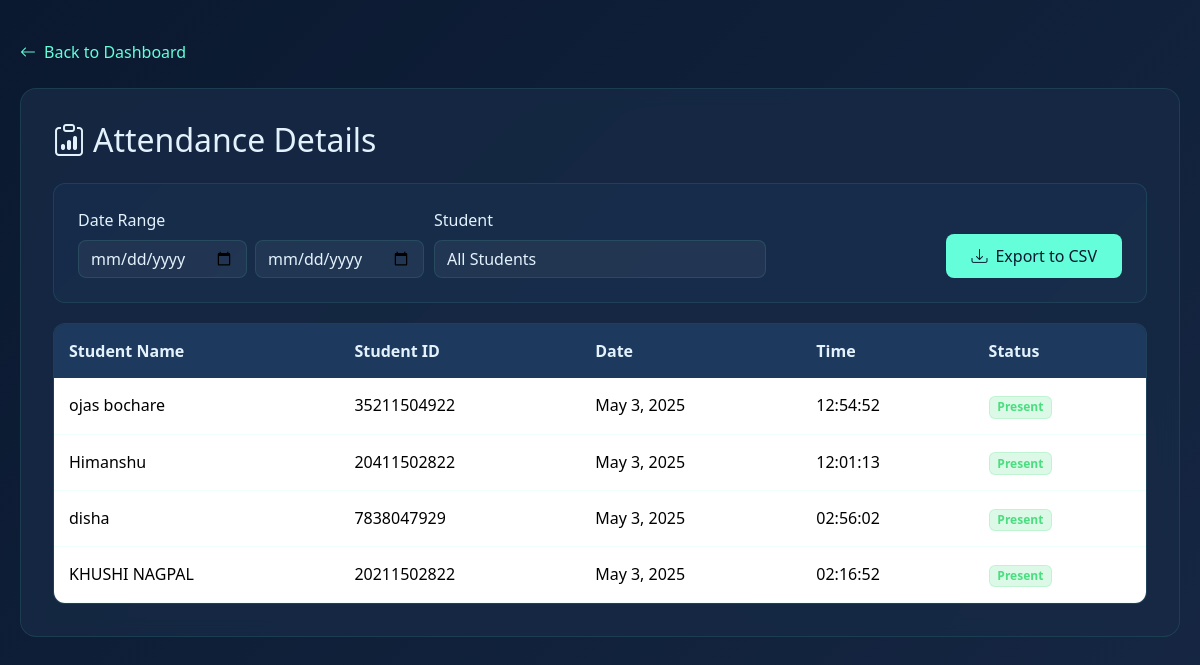
The page /details/ on the database as committed earlier.
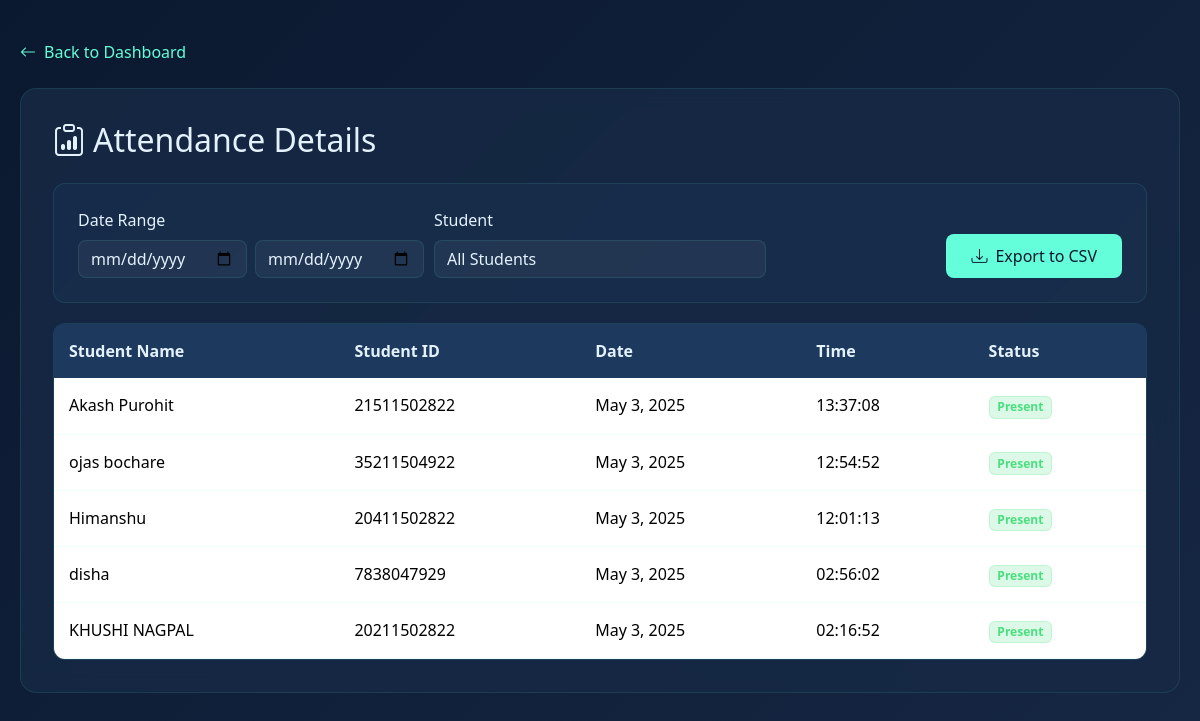
The same page on the database as committed later.
### face_recognition_app/models.py (models this page shows, shortened)
class Attendance(models.Model):
    student = models.ForeignKey(Student, on_delete=models.CASCADE)
    date = models.DateField(auto_now_add=True)
    time = models.TimeField(auto_now_add=True)
    class Meta:
        unique_together = ['student', 'date']

class Student(models.Model):
    student_id = models.CharField(max_length=20, unique=True)
    name = models.CharField(max_length=100)
    photo = models.ImageField(upload_to='student_photos/')
    face_encoding = models.BinaryField(null=True)

### face_recognition_app/views.py (the view)
# urls.py: path('details/', views.attendance_details, name='details'),
def attendance_details(request):
    students = Student.objects.all()
    attendance_list = Attendance.objects.all().order_by('-date', '-time')
    return render(request, 'face_recognition_app/details.html', {
        'attendance': attendance_list,
        'students': students
    })

### face_recognition_app/templates/face_recognition_app/details.html (shortened to what this page needs)
<!DOCTYPE html>
<html>
<head>
    <link href="https://cdn.jsdelivr.net/npm/bootstrap@5.3.2/dist/css/bootstrap.min.css" rel="stylesheet">
    <link rel="stylesheet" href="https://cdn.jsdelivr.net/npm/bootstrap-icons@1.11.1/font/bootstrap-icons.css">
</head>
<body>
    <div class="main-container">
        <a href="/" class="back-btn">
            <i class="bi bi-arrow-left me-2"></i> Back to Dashboard
        </a>
        <div class="content-section">
            <h2 class="mb-4">
                <i class="bi bi-clipboard-data me-2"></i>Attendance Details
            </h2>
            <div class="filters-section">
                <div class="row align-items-end">
                    <div class="col-md-4">
                        <label class="form-label">Date Range</label>
                        <div class="d-flex gap-2">
                            <input type="date" id="startDate" class="form-control">
                            <input type="date" id="endDate" class="form-control">
                        </div>
                    </div>
                    <div class="col-md-4">
                        <label class="form-label">Student</label>
                        <select id="studentFilter" class="form-select">
                            <option value="">All Students</option>
                        </select>
                    </div>
                    <div class="col-md-4 text-end">
                        <button class="btn-export" onclick="exportToCSV()">
                            <i class="bi bi-download me-2"></i>Export to CSV
                        </button>
                    </div>
                </div>
            </div>
            <div class="table-container">
                <table class="table custom-table">
                    <thead>
                        <tr>
                            <th>Student Name</th>
                            <th>Student ID</th>
                            <th>Date</th>
                            <th>Time</th>
                            <th>Status</th>
                        </tr>
                    </thead>
                    <tbody id="attendanceData">
                        {% for record in attendance %}
                        <tr>
                            <td>{{ record.student.name }}</td>
                            <td>{{ record.student.student_id }}</td>
                            <td>{{ record.date }}</td>
                            <td>{{ record.time|time:"H:i:s" }}</td>
                            <td><span class="badge bg-success">Present</span></td>
                        </tr>
                        {% endfor %}
                    </tbody>
                </table>
            </div>
        </div>
    </div>
</body>
</html>

Rows that differ between the two databases and show on the page:
added Attendance: student.name "Akash Purohit", student.student_id "21511502822", date "May 3, 2025", time "13:37:08"
